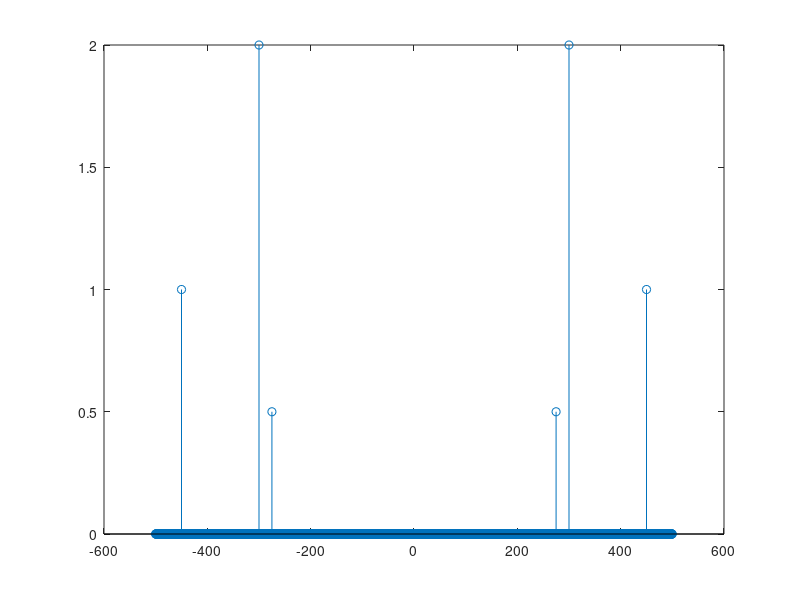
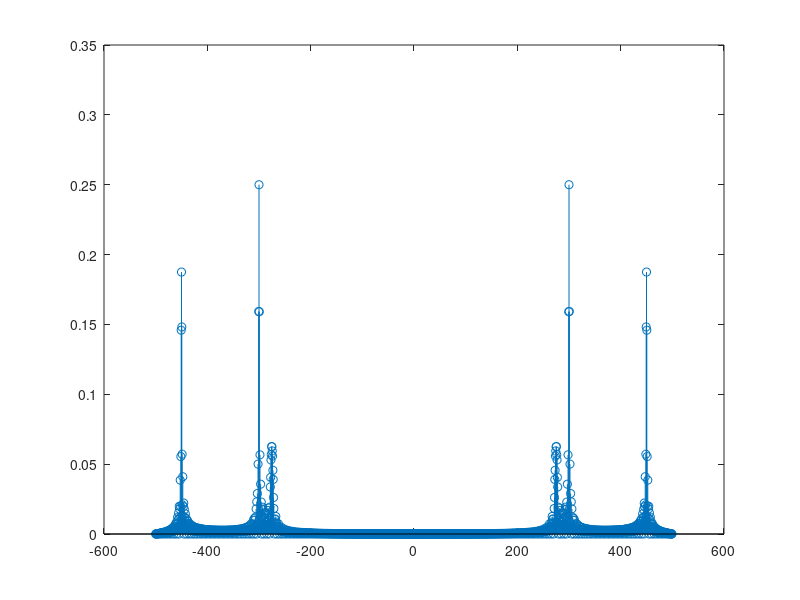

MATLAB code for these plots, in order: (Note: this script raises an error after producing the figures.)
clear
close all

load guia1_files.mat
Fs = 1000;

%% Y1

N = length(y1);
Fy1 = abs(fft(y1,N)/length(y2));

figure
stem(-Fs/2:Fs/N:Fs/2-Fs/N,Fy1)

%% Y2

N = length(y2);
Fy2 = abs(fft(y2,N))/length(y2);

figure
stem(-Fs/2:Fs/N:Fs/2-Fs/N,Fy2)

%% expectrogramas

N = 100;
Noverlap = round(N/6);
% Noverlap  = 0;
figure
spectrogram(y1,hanning(N)',Noverlap,length(y1),Fs)

figure
spectrogram(y2,hanning(N)',Noverlap,length(y2),Fs)

